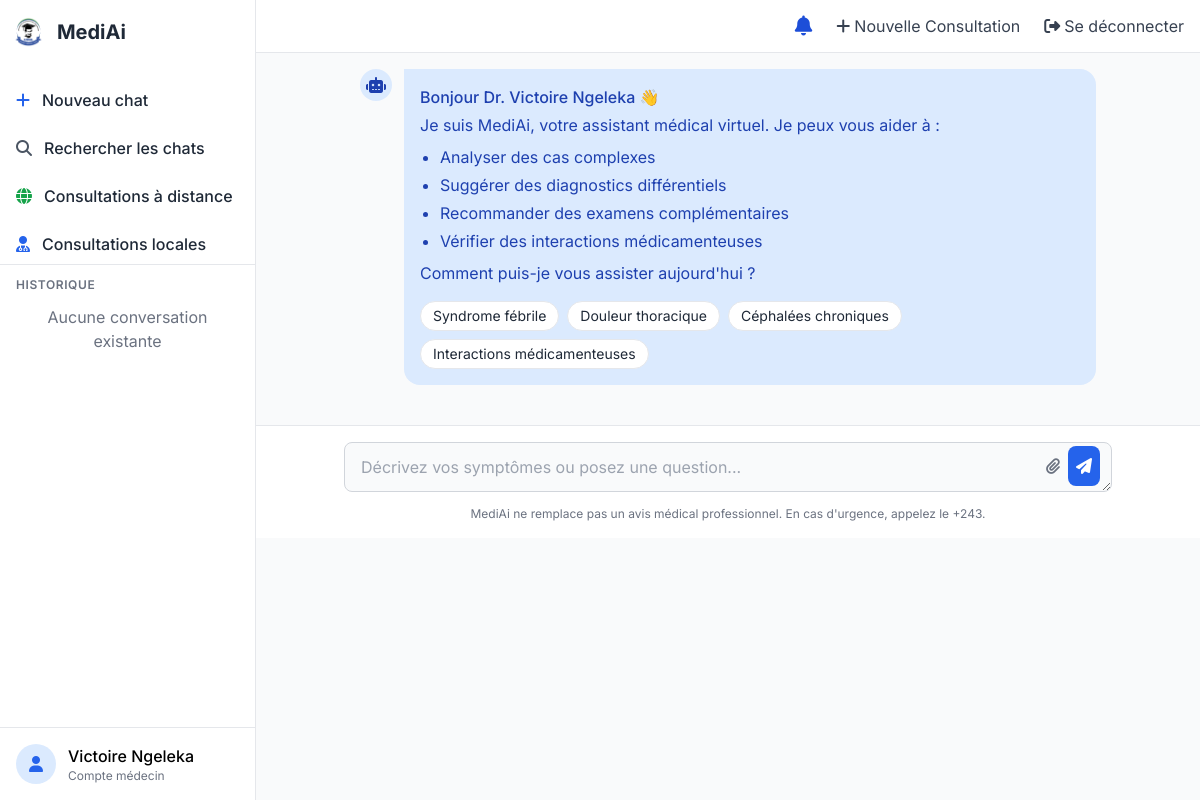
The app's page / (signed in), older data.
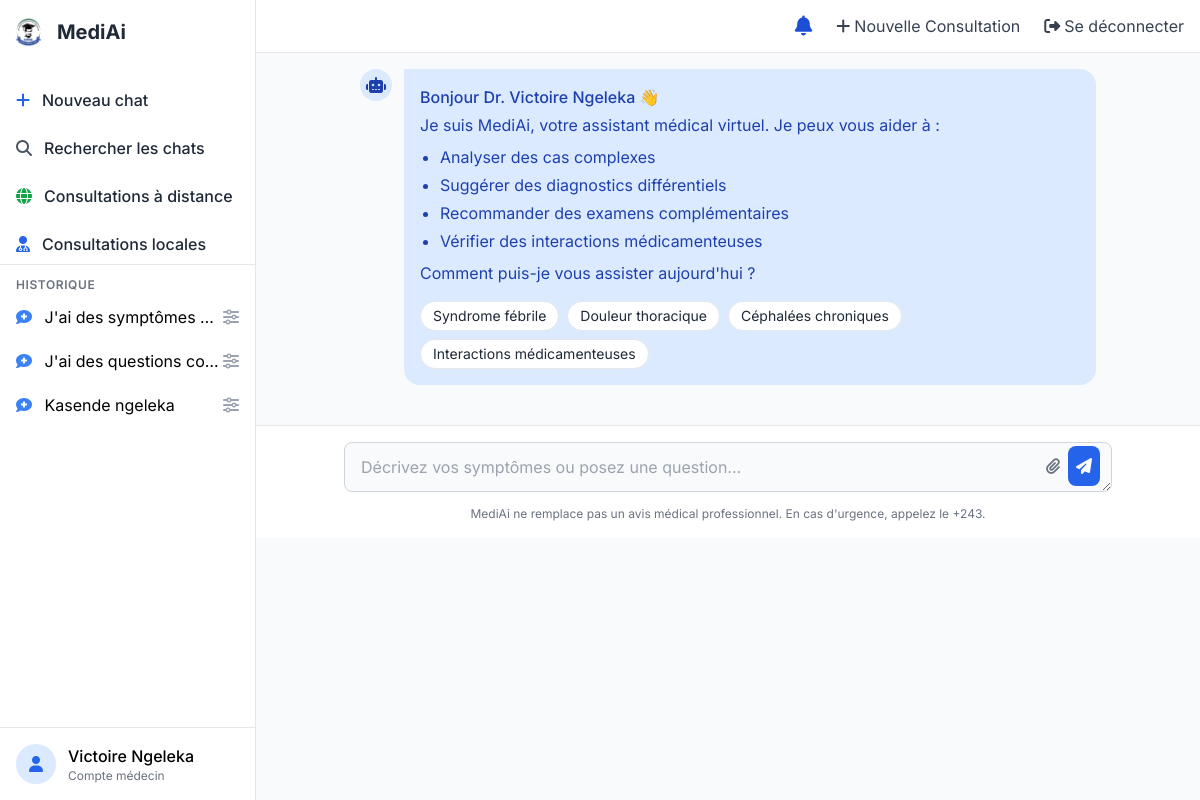
The same page, newer data.
### chat/models.py (models this page shows, shortened)
class Conversation(models.Model):
    nom = models.CharField(max_length=100, blank=True, null=True)
    user = models.ForeignKey(CustomUser, on_delete=models.CASCADE, related_name="conversations")
    fiche = models.ForeignKey(FicheConsultation, on_delete=models.CASCADE, related_name="conversations", null=True, blank=True)
    created_at = models.DateTimeField(auto_now_add=True)
    updated_at = models.DateTimeField(auto_now=True)
    class Meta:
        ordering = ['-created_at']
        verbose_name = 'Conversation'
        verbose_name_plural = 'Conversations'

### chat/views.py (the view, shortened to what this page needs)
# urls.py: path('', views.AnalyseSymptomesView.as_view(), name='analyse'),
@method_decorator(csrf_exempt, name='dispatch')
@method_decorator(user_passes_test(is_medecin), name='dispatch')
class AnalyseSymptomesView(LoginRequiredMixin, View):
    template_name = "chat/home.html"
    def get(self, request):
        conversations = Conversation.objects.all().order_by('-created_at')
        chat_items = []
        for conv in conversations:
            messages = MessageIA.objects.filter(
                conversation=conv,
                role__in=['user', 'synthese']
            ).order_by('id')
            if messages.exists():
                chat_items.append({
                    "conversation": conv,
                    "messages": messages
                })
        context = {
            "chat_items": chat_items
        }
        return render(request, self.template_name, context)

### chat/templatetags/markdown_tags.py (called while the page is built)
@register.filter(name='markdown')
def markdown_format(text):
    if not text:
        return ""
    try:
        md = markdown.Markdown(
            extensions=[
                'markdown.extensions.fenced_code',  # Pour les blocs de code
                'markdown.extensions.tables',       # Pour les tableaux
                'markdown.extensions.nl2br',        # Pour les retours à la ligne
            ]
        )
        html = md.convert(text)
        return mark_safe(html)
    except Exception as e:
        return mark_safe(text.replace('\n', '<br>'))

### chat/views.py (called while the page is built)
def is_medecin(user):
    return user.is_authenticated and user.role == MEDECIN

### chat/templates/chat/home.html (shortened to what the changed rows need)
<!DOCTYPE html>
{% load static %}
{% load markdown_tags %}
<html lang="fr">
<head>
    <script src="https://cdn.tailwindcss.com"></script>
    <link rel="stylesheet" href="https://cdnjs.cloudflare.com/ajax/libs/font-awesome/6.4.0/css/all.min.css">
</head>
<body class="bg-gray-50 font-sans flex h-screen overflow-hidden">
<div id="sidebar" class="sidebar bg-white w-64 border-r border-gray-200 flex flex-col">
    <div class="flex items-center px-0 mt-4 mb-8">
        <h1 class="text-xl font-bold text-gray-800">MediAi</h1>
    </div>
    <div class="flex-1 overflow-y-auto">
        <div class="p-2">
            <div id="chat-history" class="space-y-1">
                {% for item in chat_items %}
                    <div onclick="loadConversation({{ item.conversation.id }})"
                        class="px-2 py-2 rounded-lg hover:bg-gray-100 cursor-pointer flex items-center justify-between"
                        data-conversation-id="{{ item.conversation.id }}">
                        {% with titre=item.conversation.nom|default:item.messages.first.content|truncatechars:30 %}
                            <span class="truncate">
                                <i class="fas fa-comment-medical mr-2 text-blue-500"></i> {{ titre }}
                            </span>
                        {% endwith %}
                        <i class="fa-solid fa-sliders text-gray-400 hover:text-gray-600"
                           onclick="event.stopPropagation(); showConversationOptions(event, {{ item.conversation.id }})"></i>
                    </div>
                {% empty %}
                    <div class="px-2 py-2 text-gray-500 text-center">
                        Aucune conversation existante
                    </div>
                {% endfor %}
            </div>
        </div>
    </div>
</div>
</body>
</html>

Row changes from the older to the newer data that the page shows:
added Conversation: conversation "J'ai des symptômes…"
added Conversation: conversation "J'ai des questions co…"
added Conversation: conversation "Kasende ngeleka"
Text that changed along with them:
text no longer shown: "Aucune conversation existante"
